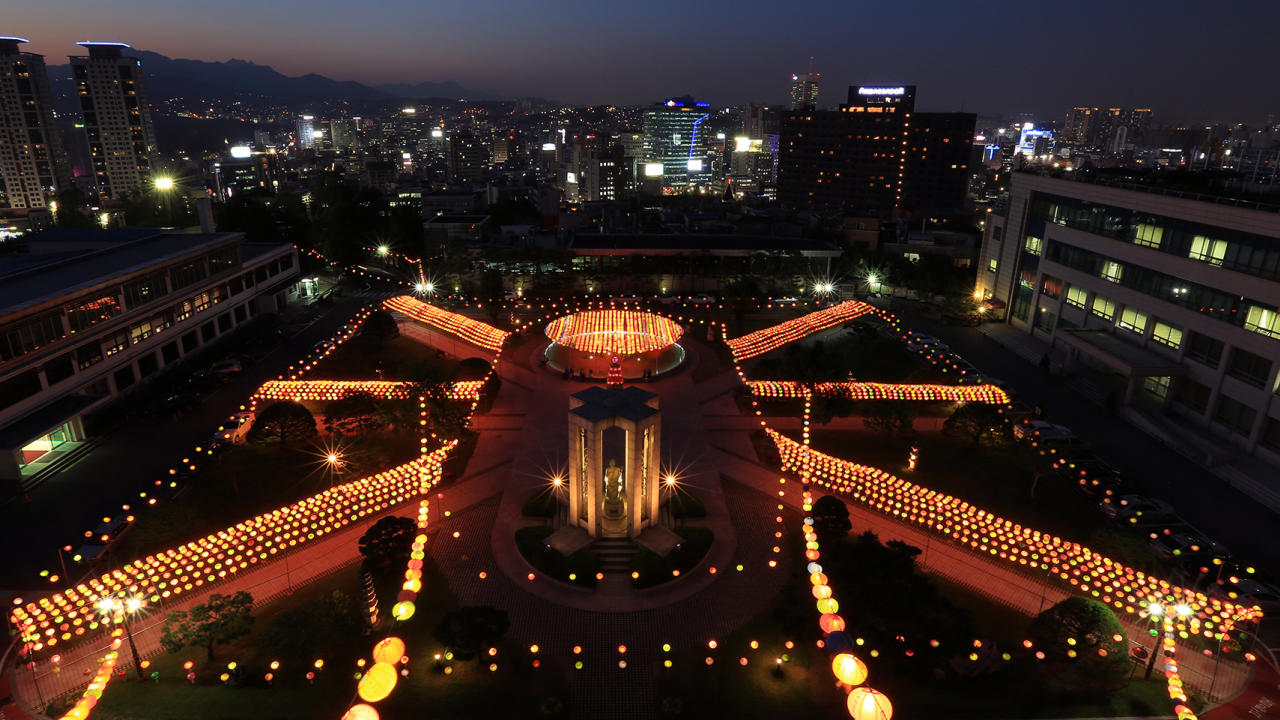
#> input picture 영상처리/assignment3/dgu_night_color.png, 1280 x 720 px
$ python y.py
#> lines starting #> are read from the running program, lines starting #| are printed output that depends on the picture; after the words box and inside, x2 and y2 are one past the last pixel; in counts of white or black regions, pixels touching at a corner belong together
#> further down, input_image is the input picture: shape (720, 1280, 3); mean B, G, R 31.7, 37.7, 53.4
import cv2
import numpy as np
import math

def rgb_to_ycrbr(image):
    img = (image.astype(float)/255)
    YCbCr_img = np.empty((img.shape[0], img.shape[1], 3), float)
    Y = np.empty([img.shape[0],img.shape[1]], dtype = float)
    for i in range(image.shape[0]):
        for j in range(image.shape[1]):
            Y[i,j] = (0.299)*(img[i,j][2]) + (0.587)*(img[i,j][1]) + (0.114)*(img[i,j][0])
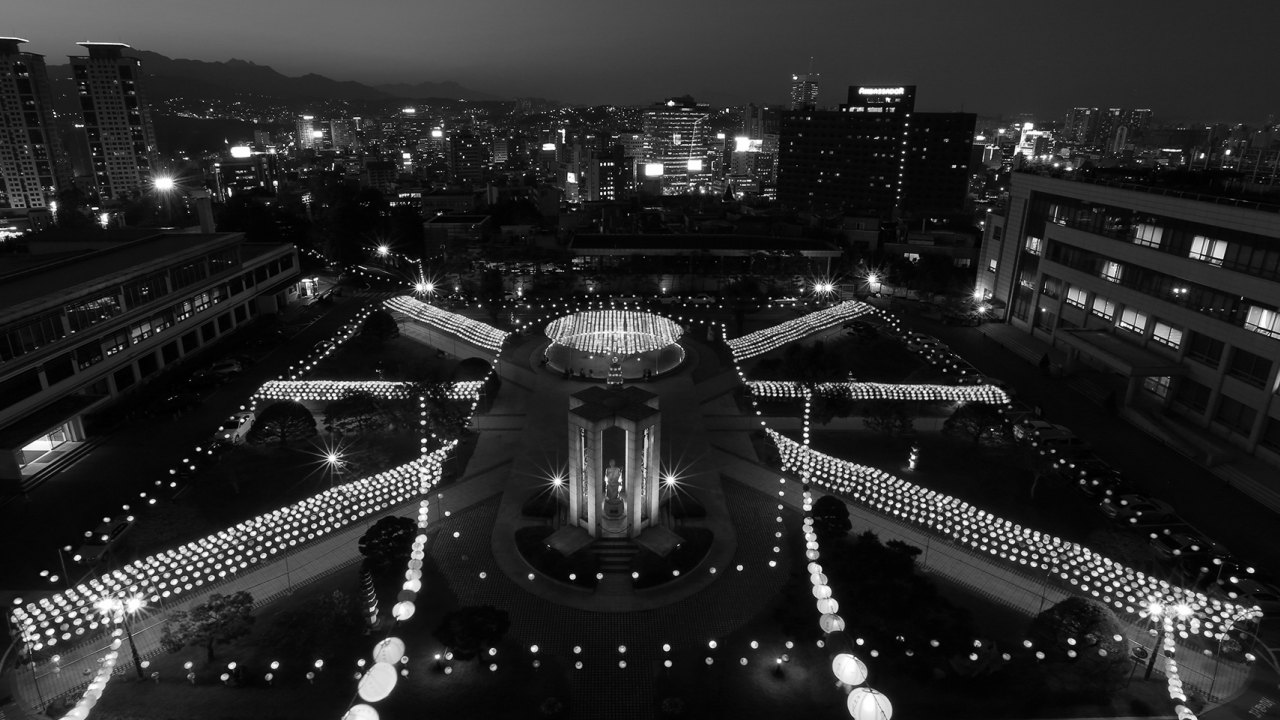
#> Y: shape (720, 1280) float64; min 0, max 1, mean 0.164
    print(Y)
#> (printed output is left out)
    Y = histogram_equalize(Y*255)
    print(Y)

    return YCbCr_img

def histogram_equalize(img):
    image = np.asarray(img, dtype=float)

    ints_array = np.zeros(256)
    x_axis, y_axis = image.shape[:2]
#> x_axis = 720; y_axis = 1280
    for i in range(0, x_axis):
        for j in range(0, y_axis):
            ints = (image[i, j]) #round up because input is of type float
            ints = math.ceil(ints)
            image[i, j] = ints
            ints_array[ints] = ints_array[ints] + 1
#> after the loop, ints_array = 256 values, max 34526 at index 9, min 2 at index 0, mean 3600

    MN = 0
    for i in range(1, 256):
        MN = MN + ints_array[i]
#> this loop made 255 passes
#> MN on passes 1 to 3: 294, 1804, 6254
#> after the loop, MN = 921598

    array_pdf = ints_array / MN
#> array_pdf = 256 values, max 0.0375 at index 9, min 2.17e-06 at index 0, mean 0.00391

    CDF = 0
    CDF_matrix = np.zeros(256)
    for i in range(1, 256):
        CDF = CDF + array_pdf[i]
        CDF_matrix[i] = CDF
#> this loop made 255 passes
#> CDF on passes 1 to 3: 0.000319, 0.00196, 0.00679
#> after the loop, CDF = 1; CDF_matrix = 256 values from 0 to 1

    final_array = np.zeros(256)
    final_array = (CDF_matrix * 255)
#> final_array = 256 values from 0 to 255
    for i in range(1, 256):
        final_array[i] = math.ceil(final_array[i])
        if (final_array[i] > 255):
            final_array[i] = 255

    new_img = np.zeros(img.shape)
    for i in range(0, x_axis):
        for j in range(0, y_axis):
            for value in range(0, 255):
                if (image[i, j] == value):
                    new_img[i, j] = final_array[value]
                    break
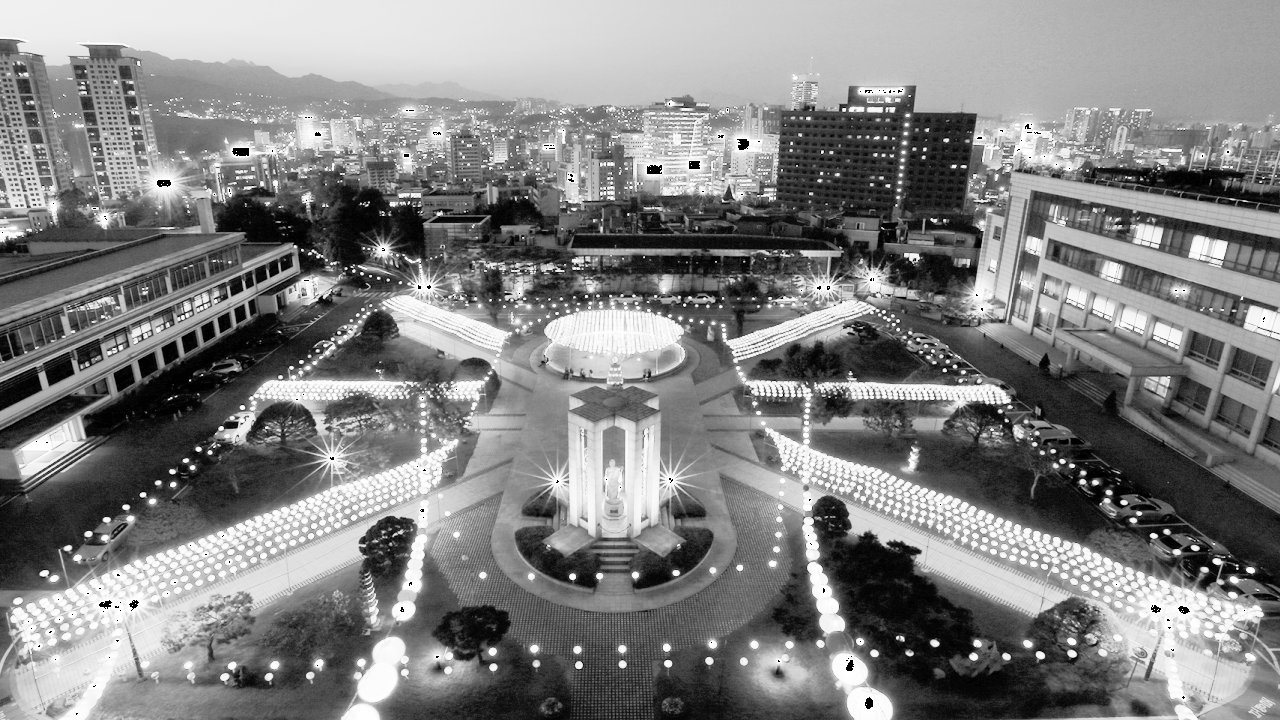
#> new_img: shape (720, 1280) float64; min 0, max 255, mean 129.5
    cv2.imshow('HEQ1_dgu.png', new_img)
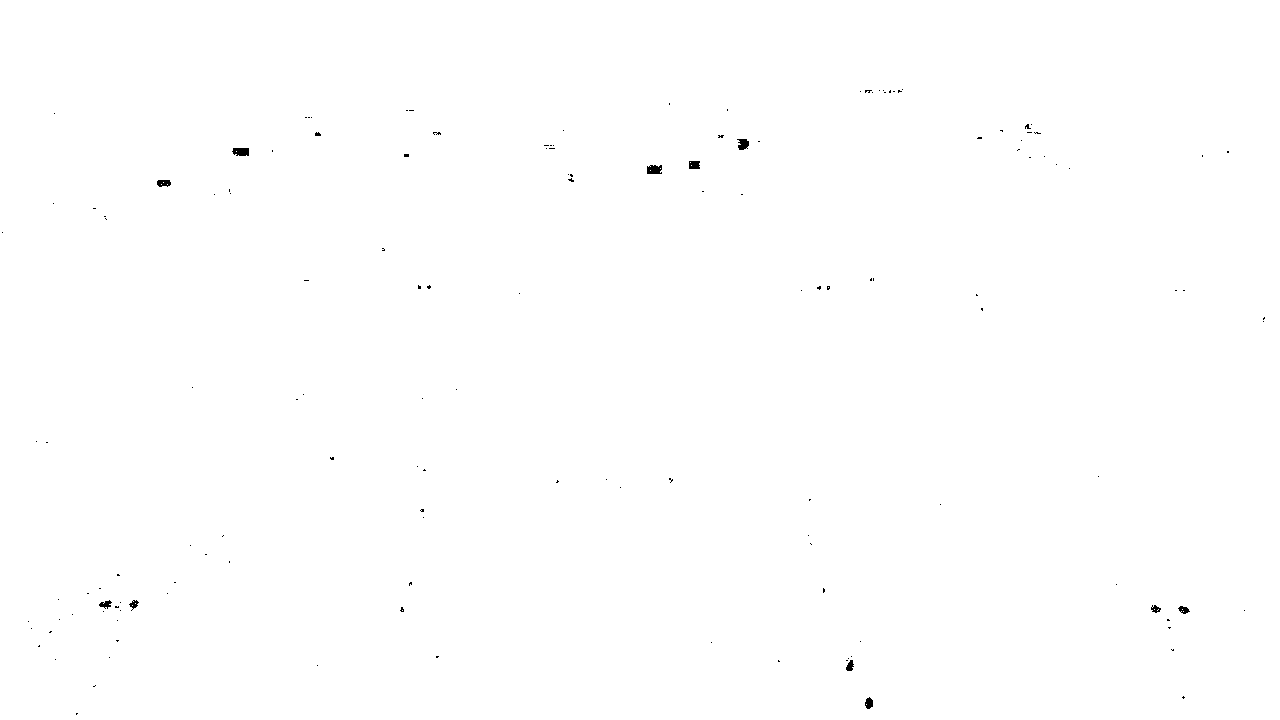
#> window 'HEQ1_dgu.png': shape (720, 1280); 99.9% white; 148 black regions (137 under 20 px), largest, box (x1, y1, x2, y2) and area: (232, 148, 249, 156) 120, (647, 165, 662, 174) 118, (737, 139, 749, 150) 98
    return new_img


input_image = cv2.imread('dgu_night_color.png', cv2.IMREAD_COLOR)
ycrbr = rgb_to_ycrbr(input_image)
#> (printed output is left out)
#> ycrbr: shape (720, 1280, 3) float64; 0.06% of the values are NaN or infinite; the others: min -1.8e+308, max 1.74e+308, mean nan
cv2.imshow('converted.png', ycrbr)
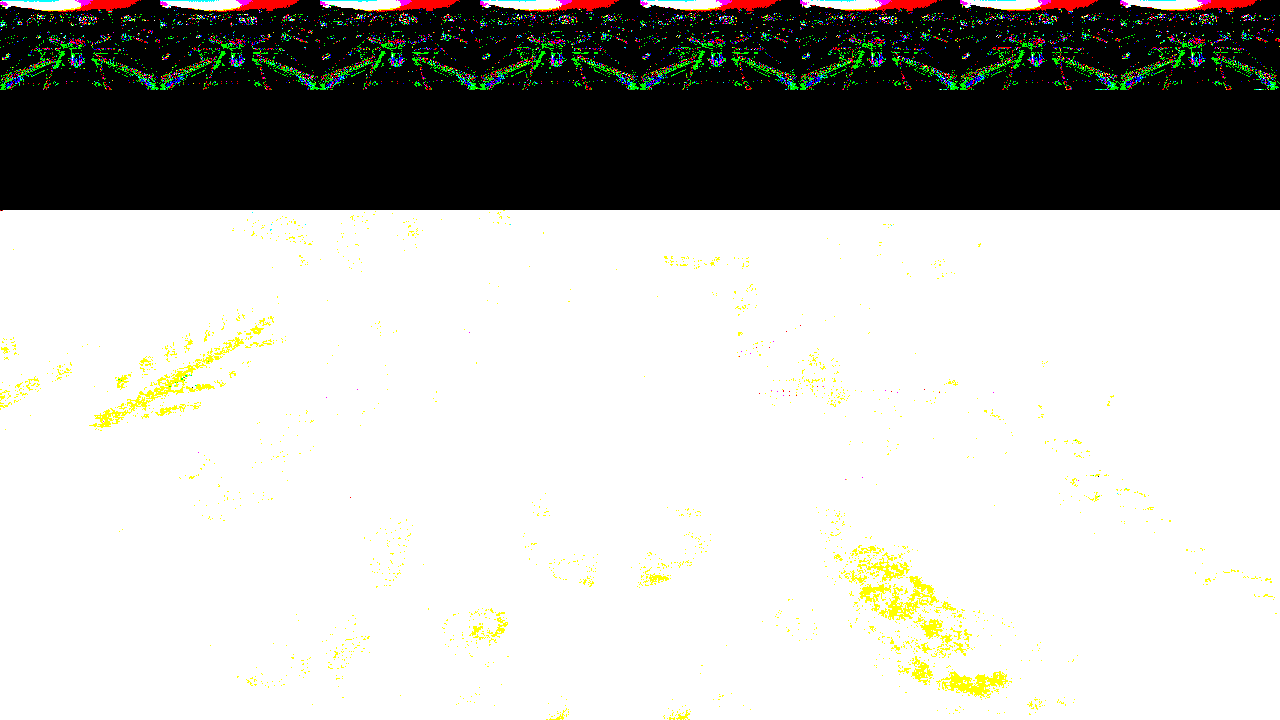
#> window 'converted.png': shape (720, 1280, 3); mean B, G, R 181, 185.1, 184.6
out_image = np.zeros((input_image.shape[0], input_image.shape[1], 3), float)
cv2.waitKey(0)
cv2.destroyAllWindows()

$ run again, with 영상처리/assignment3/car.png copied over 영상처리/assignment3/dgu_night_color.png
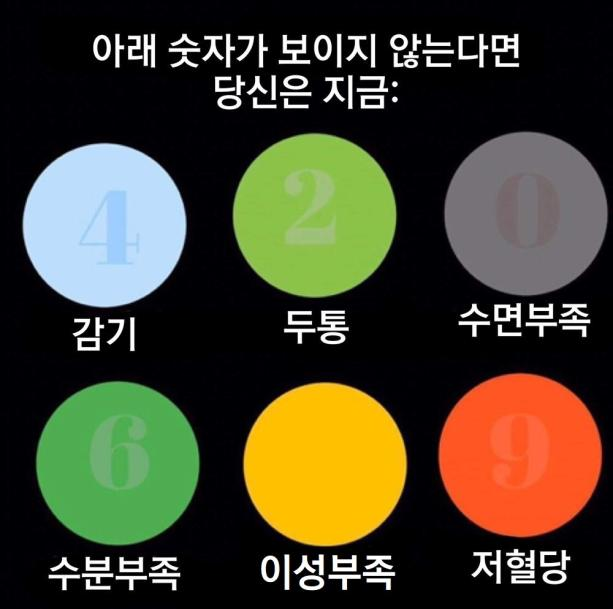
#> input picture 영상처리/assignment3/car.png, 613 x 609 px
#> input_image is the input picture: shape (609, 613, 3); mean B, G, R 44.7, 65.5, 69
#> (printed output is left out)
#> after the loop in histogram_equalize, `for i in range(0, x_axis):`: ints_array = 256 values, max 119495 at index 1, min 11 at index 230, mean 1458.3
#> the loop in histogram_equalize, `for i in range(1, 256):` made 255 passes
#> MN on passes 1 to 3: 119495, 139044, 147663
#> after the loop in histogram_equalize, `for i in range(1, 256):`: MN = 317019
#> array_pdf = 256 values, max 0.377 at index 1, min 3.47e-05 at index 230, mean 0.0046
#> the loop in histogram_equalize, `for i in range(1, 256):` made 255 passes
#> CDF on passes 1 to 3: 0.377, 0.439, 0.466
#> after the loop in histogram_equalize, `for i in range(1, 256):`: CDF = 1; CDF_matrix = 256 values from 0 to 1
#> final_array = 256 values from 0 to 255
#> in histogram_equalize, `cv2.imshow('HEQ1_dgu.png', new_img)`:
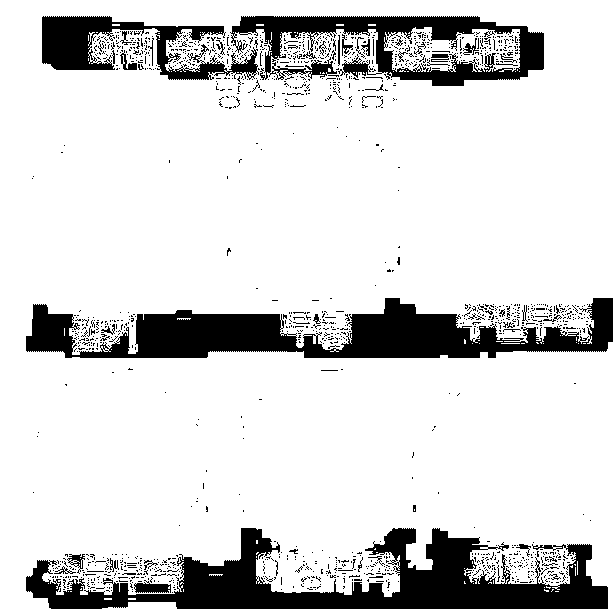
#> window 'HEQ1_dgu.png': shape (609, 613); 84.1% white; 1488 black regions (1438 under 20 px), largest, box (x1, y1, x2, y2) and area: (26, 528, 608, 609) 19709, (26, 298, 613, 358) 18040, (230, 16, 544, 86) 9003
#> (printed output is left out)
#> ycrbr: shape (609, 613, 3) float64; 1.49% of the values are NaN or infinite; the others: min -1.8e+308, max 2.22e+307, mean -inf
#> `cv2.imshow('converted.png', ycrbr)`:
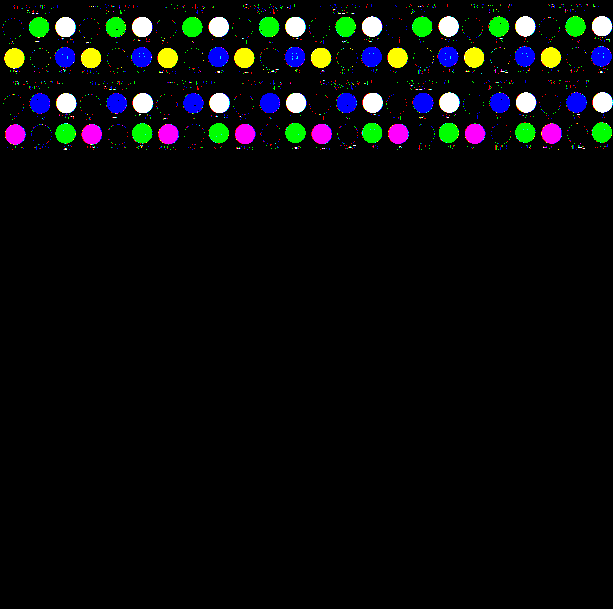
#> window 'converted.png': shape (609, 613, 3); mean B, G, R 9.6, 9.6, 7.8
